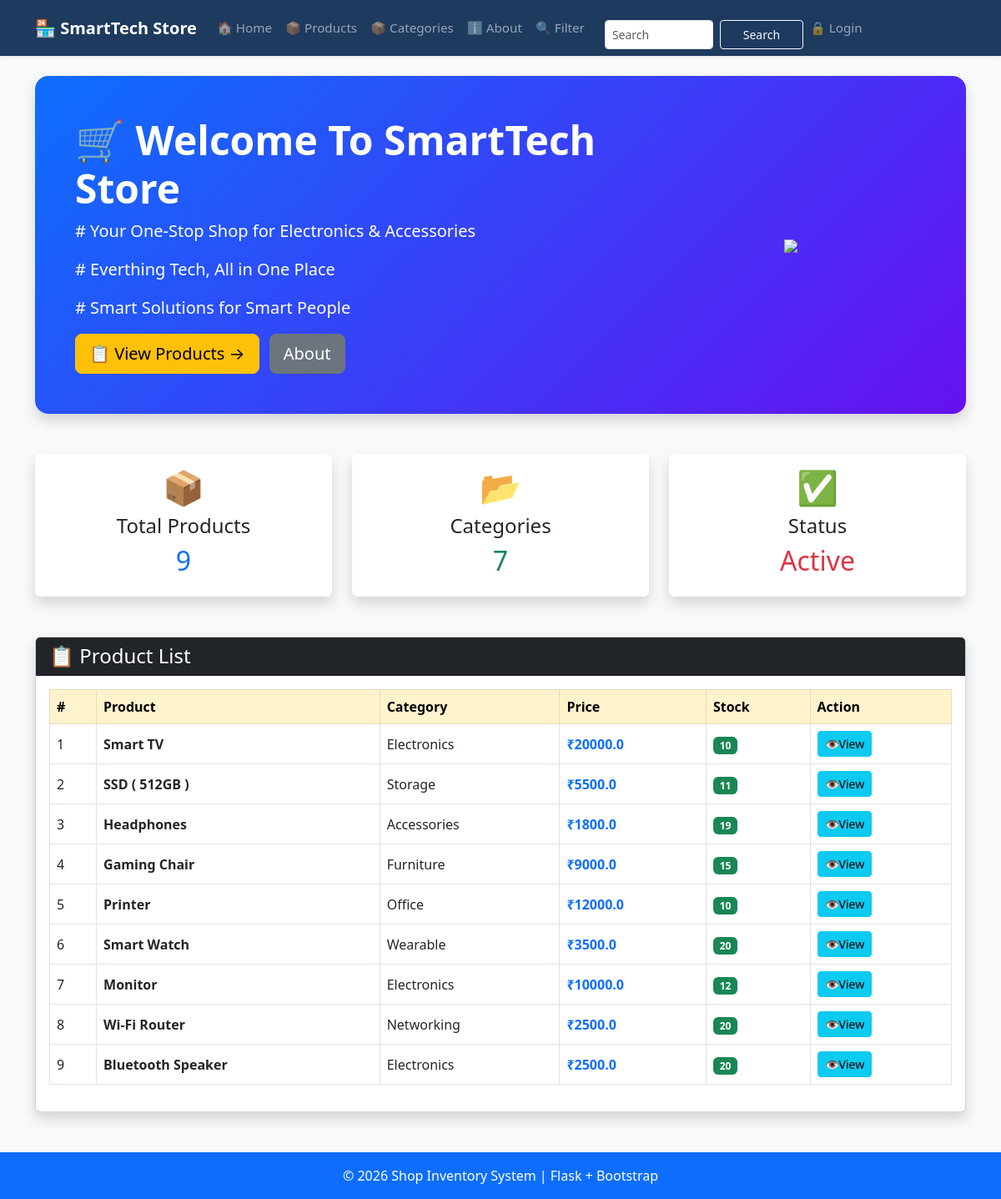
The page / on the database its author committed.
### tables this page shows
CREATE TABLE products (
                    id INTEGER PRIMARY KEY AUTOINCREMENT,
                    name TEXT NOT NULL,
                    category TEXT NOT NULL,
                    price REAL NOT NULL,
                    stock INTEGER NOT NULL
                 );

### app.py (the view)
@app.route("/")
def home():
    conn = get_db()
    products = conn.execute('SELECT * FROM products ORDER BY id DESC').fetchall()
    total = conn.execute('SELECT COUNT(*) FROM products').fetchone()[0]
    return render_template("home.html", products=products, total=total)

### database.py (called while the page is built)
def get_db():
    conn = sqlite3.connect(DB_PATH)
    conn.row_factory = sqlite3.Row # To access columns by name
    return conn

### templates/home.html (shortened to what this page needs)
{% extends "base.html" %}
{% block content %}
<div class="p-5 mb-5 rounded-4 text-white shadow"
     style="background: linear-gradient(135deg,#0d6efd,#6610f2);">
    <div class="row align-items-center">
        <div class="col-md-8">
            <h1 class="display-5 fw-bold">
                🛒 Welcome To SmartTech Store
            </h1>
            <p class="lead">
              #  Your One-Stop Shop for Electronics & Accessories
            </p>
            <p class="lead">
              #  Everthing Tech, All in One Place
            </p>
            <p class="lead">
              #  Smart Solutions for Smart People
            </p>
            <a href="{{ url_for('product') }}" class="btn btn-warning btn-lg me-2">
                📋 View Products →
            </a>
            <a href="{{ url_for('about') }}" class="btn btn-secondary btn-lg me-2">
                About
            </a>
        </div>
        <div class="col-md-4 text-center">
            <img src="https://cdn-icons-png.flaticon.com/512/3082/3082028.png"
                 width="220"
                 class="img-fluid">
        </div>
    </div>
</div>
<div class="row g-4 mb-5">
    <div class="col-md-4">
        <div class="card border-0 shadow text-center h-100">
            <div class="card-body">
                <h1>📦</h1>
                <h4>Total Products</h4>
                <h2 class="text-primary">{{ total }}</h2>
            </div>
        </div>
    </div>
    <div class="col-md-4">
        <div class="card border-0 shadow text-center h-100">
            <div class="card-body">
                <h1>📂</h1>
                <h4>Categories</h4>
                <h2 class="text-success">
                    {{ products|map(attribute='category')|unique|list|length }}
                </h2>
            </div>
        </div>
    </div>
    <div class="col-md-4">
        <div class="card border-0 shadow text-center h-100">
            <div class="card-body">
                <h1>✅</h1>
                <h4>Status</h4>
                <h2 class="text-danger">Active</h2>
            </div>
        </div>
    </div>
</div>
<div class="card shadow">
    <div class="card-header bg-dark text-white">
        <h4 class="mb-0">📋 Product List</h4>
    </div>
    <div class="card-body">
        <div class="table-responsive">
            <table class="table table-hover table-bordered align-middle">
                <thead class="table-warning">
                    <tr>
                        <th>#</th>
                        <th>Product</th>
                        <th>Category</th>
                        <th>Price</th>
                        <th>Stock</th>
                        <th>Action</th>
                    </tr>
                </thead>
                <tbody>
                {% for product in products %}
                    <tr>
                        <td>{{ loop.index }}</td>
                        <td>
                            <strong>{{ product.name }}</strong>
                        </td>
                        <td>{{ product.category }}</td>
                        <td class="text-primary fw-bold">
                            ₹{{ product.price }}
                        </td>
                        <td>
                            <span class="badge bg-success">
                              {{ product.stock }}
                            </span>
                        </td>
                        <td>
                            <a href="{{ url_for('product_detail', id=product.id) }}"
                               class="btn btn-info btn-sm">
                                👁️View
                            </a>
                        </td>
                    </tr>
                {% else %}
                    <tr>
                        <td colspan="6" class="text-center text-danger">
                            No Products Available
                        </td>
                    </tr>
                {% endfor %}
                </tbody>
            </table>
        </div>
    </div>
</div>
{% endblock %}

### templates/base.html (style rules this page uses)
:root { --brand: #1e3a5f; }

### rows shown on the page
products: name "Smart TV", category "Electronics", price "20000.0", stock "10"
products: name "SSD ( 512GB )", category "Storage", price "5500.0", stock "11"
products: name "Headphones", category "Accessories", price "1800.0", stock "19"
products: name "Gaming Chair", category "Furniture", price "9000.0", stock "15"
products: name "Printer", category "Office", price "12000.0", stock "10"
products: name "Smart Watch", category "Wearable", price "3500.0", stock "20"
products: name "Monitor", category "Electronics", price "10000.0", stock "12"
products: name "Wi-Fi Router", category "Networking", price "2500.0", stock "20"
products: name "Bluetooth Speaker", category "Electronics", price "2500.0", stock "20"

### other values the page prints
{{ total }} "9"
{{ products|map(attribute='category')|unique|list|length }} "7"
